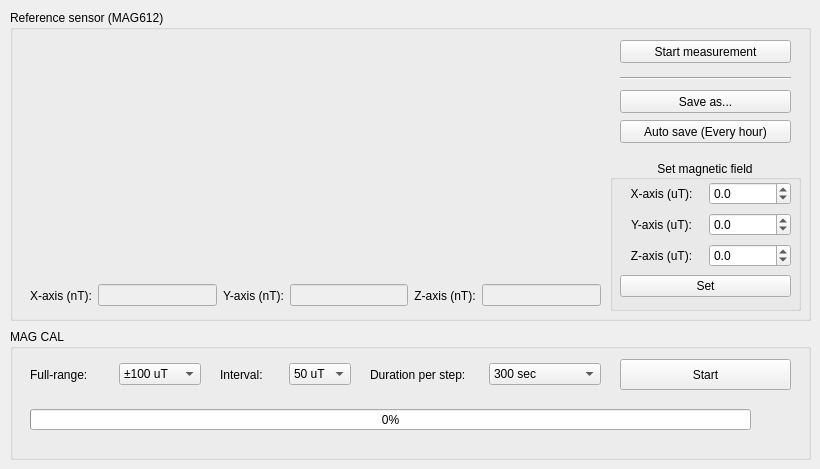
    <widget class="QWidget" name="page">
     <widget class="QGroupBox" name="groupBox_6">
      <property name="geometry">
       <rect>
        <x>10</x>
        <y>10</y>
        <width>801</width>
        <height>311</height>
       </rect>
      </property>
      <property name="title">
       <string>Reference sensor (MAG612)</string>
      </property>
      <widget class="QCustomPlot" name="widgetPlot" native="true">
       <property name="geometry">
        <rect>
         <x>10</x>
         <y>30</y>
         <width>581</width>
         <height>231</height>
        </rect>
       </property>
      </widget>
      <widget class="QPushButton" name="btnStartPlot">
       <property name="geometry">
        <rect>
         <x>610</x>
         <y>30</y>
         <width>171</width>
         <height>23</height>
        </rect>
       </property>
       <property name="text">
        <string>Start measurement</string>
       </property>
       <property name="checkable">
        <bool>true</bool>
       </property>
      </widget>
      <widget class="QPushButton" name="btnSaveAs">
       <property name="geometry">
        <rect>
         <x>610</x>
         <y>80</y>
         <width>171</width>
         <height>23</height>
        </rect>
       </property>
       <property name="text">
        <string>Save as...</string>
       </property>
       <property name="checkable">
        <bool>true</bool>
       </property>
       <property name="checked">
        <bool>false</bool>
       </property>
      </widget>
      <widget class="QPushButton" name="btnAutoSave">
       <property name="geometry">
        <rect>
         <x>610</x>
         <y>110</y>
         <width>171</width>
         <height>23</height>
        </rect>
       </property>
       <property name="text">
        <string>Auto save (Every hour)</string>
       </property>
       <property name="checkable">
        <bool>true</bool>
       </property>
      </widget>
      <widget class="Line" name="line_13">
       <property name="geometry">
        <rect>
         <x>610</x>
         <y>60</y>
         <width>171</width>
         <height>16</height>
        </rect>
       </property>
       <property name="orientation">
        <enum>Qt::Horizontal</enum>
       </property>
      </widget>
      <widget class="QWidget" name="horizontalLayoutWidget_7">
       <property name="geometry">
        <rect>
         <x>20</x>
         <y>270</y>
         <width>571</width>
         <height>31</height>
        </rect>
       </property>
       <layout class="QHBoxLayout" name="horizontalLayout_7">
        <item>
         <widget class="QLabel" name="label_36">
          <property name="text">
           <string>X-axis (nT):</string>
          </property>
          <property name="alignment">
           <set>Qt::AlignCenter</set>
          </property>
         </widget>
        </item>
        <item>
         <widget class="QLineEdit" name="leRefX">
          <property name="enabled">
           <bool>false</bool>
          </property>
         </widget>
        </item>
        <item>
         <widget class="QLabel" name="label_37">
          <property name="text">
           <string>Y-axis (nT):</string>
          </property>
          <property name="alignment">
           <set>Qt::AlignCenter</set>
          </property>
         </widget>
        </item>
        <item>
         <widget class="QLineEdit" name="leRefY">
          <property name="enabled">
           <bool>false</bool>
          </property>
         </widget>
        </item>
        <item>
         <widget class="QLabel" name="label_38">
          <property name="text">
           <string>Z-axis (nT):</string>
          </property>
          <property name="alignment">
           <set>Qt::AlignCenter</set>
          </property>
         </widget>
        </item>
        <item>
         <widget class="QLineEdit" name="leRefZ">
          <property name="enabled">
           <bool>false</bool>
          </property>
         </widget>
        </item>
       </layout>
      </widget>
      <widget class="QGroupBox" name="groupBox_7">
       <property name="geometry">
        <rect>
         <x>600</x>
         <y>150</y>
         <width>191</width>
         <height>151</height>
        </rect>
       </property>
       <property name="title">
        <string>Set magnetic field</string>
       </property>
       <property name="alignment">
        <set>Qt::AlignCenter</set>
       </property>
       <widget class="QWidget" name="gridLayoutWidget_4">
        <property name="geometry">
         <rect>
          <x>10</x>
          <y>20</y>
          <width>171</width>
          <height>121</height>
         </rect>
        </property>
        <layout class="QGridLayout" name="gridLayout_6">
         <item row="2" column="0">
          <widget class="QLabel" name="label_47">
           <property name="text">
            <string>Z-axis (uT):</string>
           </property>
           <property name="alignment">
            <set>Qt::AlignCenter</set>
           </property>
          </widget>
         </item>
         <item row="1" column="1">
          <widget class="QDoubleSpinBox" name="sbSetting_uT_2">
           <property name="decimals">
            <number>1</number>
           </property>
           <property name="minimum">
            <double>-110.000000000000000</double>
           </property>
           <property name="maximum">
            <double>110.000000000000000</double>
           </property>
           <property name="singleStep">
            <double>0.100000000000000</double>
           </property>
          </widget>
         </item>
         <item row="2" column="1">
          <widget class="QDoubleSpinBox" name="sbSetting_uT_3">
           <property name="decimals">
            <number>1</number>
           </property>
           <property name="minimum">
            <double>-110.000000000000000</double>
           </property>
           <property name="maximum">
            <double>110.000000000000000</double>
           </property>
           <property name="singleStep">
            <double>0.100000000000000</double>
           </property>
          </widget>
         </item>
         <item row="0" column="0">
          <widget class="QLabel" name="label_39">
           <property name="text">
            <string>X-axis (uT):</string>
           </property>
           <property name="alignment">
            <set>Qt::AlignCenter</set>
           </property>
          </widget>
         </item>
         <item row="0" column="1">
          <widget class="QDoubleSpinBox" name="sbSetting_uT_1">
           <property name="decimals">
            <number>1</number>
           </property>
           <property name="minimum">
            <double>-110.000000000000000</double>
           </property>
           <property name="maximum">
            <double>110.000000000000000</double>
           </property>
           <property name="singleStep">
            <double>0.100000000000000</double>
           </property>
          </widget>
         </item>
         <item row="1" column="0">
          <widget class="QLabel" name="label_46">
           <property name="text">
            <string>Y-axis (uT):</string>
           </property>
           <property name="alignment">
            <set>Qt::AlignCenter</set>
           </property>
          </widget>
         </item>
         <item row="3" column="0" colspan="2">
          <widget class="QPushButton" name="btnSet_uT">
           <property name="text">
            <string>Set</string>
           </property>
          </widget>
         </item>
        </layout>
       </widget>
      </widget>
     </widget>
     <widget class="QGroupBox" name="groupBox_8">
      <property name="geometry">
       <rect>
        <x>10</x>
        <y>329</y>
        <width>801</width>
        <height>131</height>
       </rect>
      </property>
      <property name="title">
       <string>MAG CAL</string>
      </property>
      <widget class="QWidget" name="horizontalLayoutWidget_2">
       <property name="geometry">
        <rect>
         <x>20</x>
         <y>30</y>
         <width>171</width>
         <height>31</height>
        </rect>
       </property>
       <layout class="QHBoxLayout" name="horizontalLayout_8">
        <item>
         <widget class="QLabel" name="label_11">
          <property name="text">
           <string>Full-range:</string>
          </property>
         </widget>
        </item>
        <item>
         <widget class="QComboBox" name="cbFullRange">
          <item>
           <property name="text">
            <string>±100 uT</string>
           </property>
          </item>
          <item>
           <property name="text">
            <string>± 50 uT</string>
           </property>
          </item>
         </widget>
        </item>
       </layout>
      </widget>
      <widget class="QWidget" name="horizontalLayoutWidget_3">
       <property name="geometry">
        <rect>
         <x>210</x>
         <y>30</y>
         <width>131</width>
         <height>31</height>
        </rect>
       </property>
       <layout class="QHBoxLayout" name="horizontalLayout_9">
        <item>
         <widget class="QLabel" name="label_14">
          <property name="text">
           <string>Interval:</string>
          </property>
         </widget>
        </item>
        <item>
         <widget class="QComboBox" name="cbInterval">
          <item>
           <property name="text">
            <string>50 uT</string>
           </property>
          </item>
          <item>
           <property name="text">
            <string>25 uT</string>
           </property>
          </item>
          <item>
           <property name="text">
            <string>10 uT</string>
           </property>
          </item>
          <item>
           <property name="text">
            <string>5 uT</string>
           </property>
          </item>
         </widget>
        </item>
       </layout>
      </widget>
      <widget class="QWidget" name="horizontalLayoutWidget_4">
       <property name="geometry">
        <rect>
         <x>360</x>
         <y>30</y>
         <width>231</width>
         <height>31</height>
        </rect>
       </property>
       <layout class="QHBoxLayout" name="horizontalLayout_10">
        <item>
         <widget class="QLabel" name="label_20">
          <property name="text">
           <string>Duration per step:</string>
          </property>
         </widget>
        </item>
        <item>
         <widget class="QComboBox" name="cbDurationPerStep">
          <item>
           <property name="text">
            <string>300 sec</string>
           </property>
          </item>
          <item>
           <property name="text">
            <string>60 sec</string>
           </property>
          </item>
          <item>
           <property name="text">
            <string>30 sec</string>
           </property>
          </item>
         </widget>
        </item>
       </layout>
      </widget>
      <widget class="QProgressBar" name="progressBar">
       <property name="geometry">
        <rect>
         <x>20</x>
         <y>80</y>
         <width>721</width>
         <height>21</height>
        </rect>
       </property>
       <property name="value">
        <number>0</number>
       </property>
       <property name="format">
        <string>%p%</string>
       </property>
      </widget>
      <widget class="QPushButton" name="btnMAGCALStart">
       <property name="geometry">
        <rect>
         <x>610</x>
         <y>30</y>
         <width>171</width>
         <height>31</height>
        </rect>
       </property>
       <property name="text">
        <string>Start</string>
       </property>
       <property name="checkable">
        <bool>true</bool>
       </property>
      </widget>
     </widget>
    </widget>
